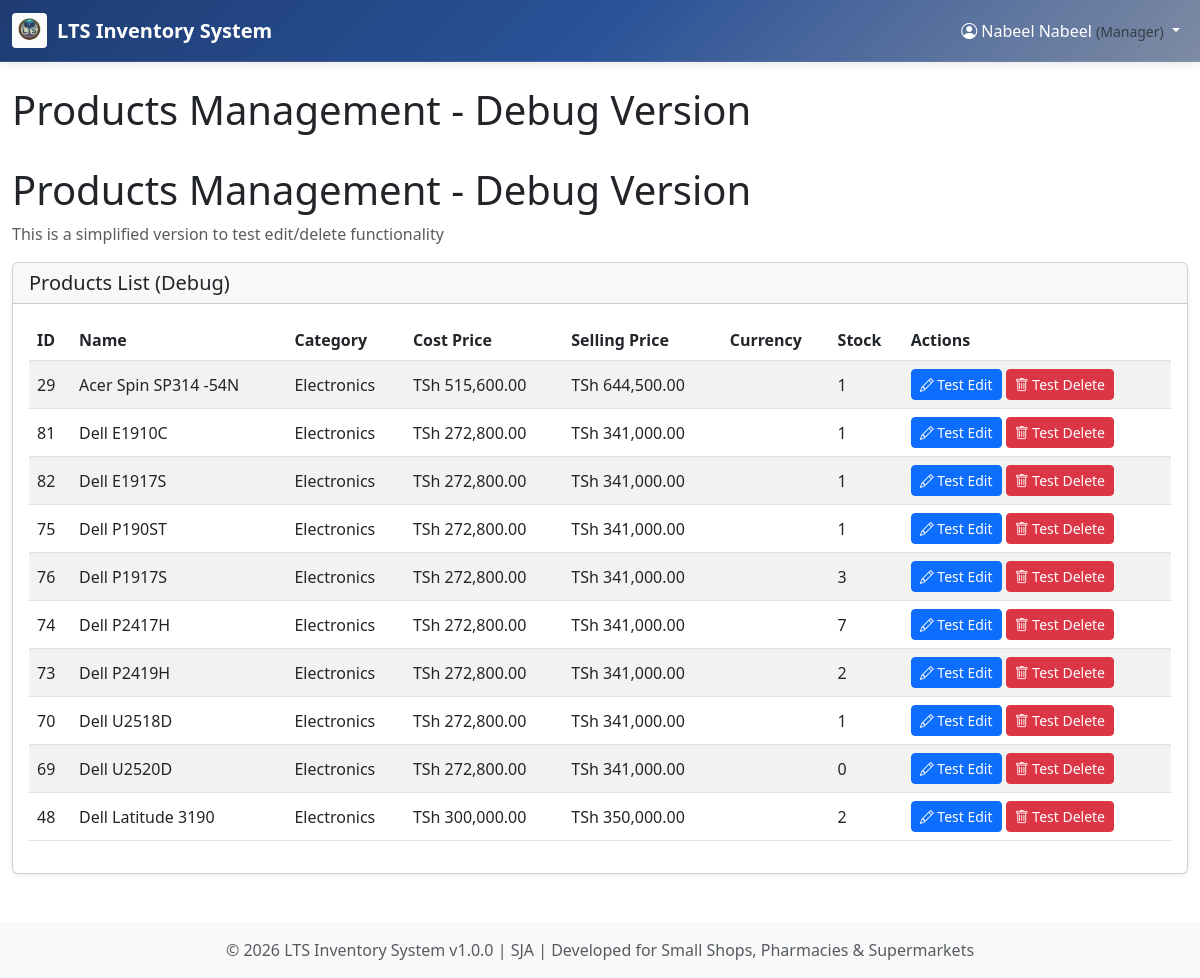
Page /manager/products_debug.php (signed in) on the committed database.
### tables this page shows
CREATE TABLE `system_settings` (
  `id` int(11) NOT NULL,
  `setting_key` varchar(100) NOT NULL,
  `setting_value` text NOT NULL,
  `setting_type` enum('string','number','boolean','json') NOT NULL DEFAULT 'string',
  `setting_group` varchar(50) NOT NULL DEFAULT 'general',
  `description` text DEFAULT NULL,
  `is_editable` tinyint(1) NOT NULL DEFAULT 1,
  `created_at` timestamp NOT NULL DEFAULT current_timestamp(),
  `updated_at` timestamp NOT NULL DEFAULT current_timestamp() ON UPDATE current_timestamp()
);

CREATE TABLE `roles` (
  `id` int(11) NOT NULL,
  `name` varchar(50) NOT NULL,
  `description` text DEFAULT NULL,
  `created_at` timestamp NOT NULL DEFAULT current_timestamp()
);

CREATE TABLE `products` (
  `id` int(11) NOT NULL,
  `name` varchar(200) NOT NULL,
  `category_id` int(11) NOT NULL,
  `barcode` varchar(50) DEFAULT NULL,
  `cost_price` decimal(10,2) NOT NULL,
  `selling_price` decimal(10,2) NOT NULL,
  `quantity_in_stock` int(11) DEFAULT 0,
  `reorder_level` int(11) DEFAULT 10,
  `supplier_id` int(11) DEFAULT NULL,
  `expiry_date` date DEFAULT NULL,
  `batch_number` varchar(50) DEFAULT NULL,
  `description` text DEFAULT NULL,
  `is_active` tinyint(1) DEFAULT 1,
  `created_at` timestamp NOT NULL DEFAULT current_timestamp(),
  `updated_at` timestamp NOT NULL DEFAULT current_timestamp() ON UPDATE current_timestamp(),
  `currency_id` int(11) DEFAULT 1
);

CREATE TABLE `categories` (
  `id` int(11) NOT NULL,
  `name` varchar(50) NOT NULL,
  `description` text DEFAULT NULL,
  `created_at` timestamp NOT NULL DEFAULT current_timestamp()
);

### includes/logo.php (called while the page is built, shortened)
<?php
function getLogoUrl() {
    $logoFiles = glob(__DIR__ . '/../assets/uploads/logo/logo.*');
    if (!empty($logoFiles)) {
        return BASE_URL . '/assets/uploads/logo/' . basename($logoFiles[0]);
    }
    return null;
}
function hasLogo() {
    $logoFiles = glob(__DIR__ . '/../assets/uploads/logo/logo.*');
    return !empty($logoFiles);
}
?>

### includes/settings.php (called while the page is built, shortened)
<?php
function getSetting($key, $default = null) {
    global $pdo;
    try {
        $stmt = $pdo->prepare("SELECT setting_value, setting_type FROM system_settings WHERE setting_key = ?");
        $stmt->execute([$key]);
        $row = $stmt->fetch(PDO::FETCH_ASSOC);
        if ($row) {
            $value = $row['setting_value'];
            switch ($row['setting_type']) {
                default:
                    $value = (string)$value;
            }
            return $value;
        }
        return $default;
    } catch (PDOException $e) {
        return $default;
    }
}
?>

### includes/functions.php (called while the page is built, shortened)
<?php
function isLoggedIn() {
    return isset($_SESSION['user_id']);
}
function getCurrentUser() {
    if (isLoggedIn()) {
        return [
            'id' => $_SESSION['user_id'] ?? null,
            'username' => $_SESSION['username'] ?? null,
            'full_name' => $_SESSION['full_name'] ?? null,
            'role_id' => $_SESSION['role_id'] ?? null,
            'role_name' => $_SESSION['role_name'] ?? null,
            'login_time' => $_SESSION['login_time'] ?? null
        ];
    }
    return null;
}
function formatCurrency($amount, $currencyId = null) {
    return 'TSh ' . number_format($amount, 2);
}
function getRoleName($roleId) {
    $sql = "SELECT name FROM roles WHERE id = ?";
    $role = fetchRow($sql, [$roleId]);
    return $role ? $role['name'] : 'Unknown';
}
?>

### config/database.php (called while the page is built, shortened)
<?php
function getConnection() {
    static $conn = null;
    if ($conn === null) {
        try {
            $dsn = "mysql:host=" . DB_HOST . ";dbname=" . DB_NAME . ";charset=" . DB_CHARSET;
            $conn = new PDO($dsn, DB_USER, DB_PASS, [
                PDO::ATTR_ERRMODE => PDO::ERRMODE_EXCEPTION,
                PDO::ATTR_DEFAULT_FETCH_MODE => PDO::FETCH_ASSOC,
                PDO::ATTR_EMULATE_PREPARES => false
            ]);
        } catch (PDOException $e) {
            die("Database connection failed: " . $e->getMessage());
        }
    }
    return $conn;
}
function executeQuery($sql, $params = []) {
    try {
        $conn = getConnection();
        $stmt = $conn->prepare($sql);
        $stmt->execute($params);
        return $stmt;
    } catch (PDOException $e) {
        die("Query failed: " . $e->getMessage());
    }
}
function fetchRow($sql, $params = []) {
    $stmt = executeQuery($sql, $params);
    return $stmt->fetch();
}
function fetchAll($sql, $params = []) {
    $stmt = executeQuery($sql, $params);
    return $stmt->fetchAll();
}
?>

### manager/products_debug.php (the view, shortened to what this page needs)
<?php
$pageTitle = 'Products Management - Debug Version';
$products = fetchAll("SELECT p.*, c.name as category_name, s.name as supplier_name, cur.code as currency_code, cur.symbol as currency_symbol
                     FROM products p
                     LEFT JOIN categories c ON p.category_id = c.id
                     LEFT JOIN suppliers s ON p.supplier_id = s.id
                     LEFT JOIN currencies cur ON p.currency_id = cur.id
                     WHERE p.is_active = 1
                     ORDER BY p.name ASC
                     LIMIT 10");
require_once __DIR__ . '/../includes/header.php';
?>
<div class="row">
    <div class="col-12">
        <h1>Products Management - Debug Version</h1>
        <p class="text-muted">This is a simplified version to test edit/delete functionality</p>
    </div>
</div>
<div class="row">
    <div class="col-12">
        <div class="card">
            <div class="card-header">
                <h5 class="card-title mb-0">Products List (Debug)</h5>
            </div>
            <div class="card-body">
                <div class="table-responsive">
                    <table class="table table-striped">
                        <thead>
                            <tr>
                                <th>ID</th>
                                <th>Name</th>
                                <th>Category</th>
                                <th>Cost Price</th>
                                <th>Selling Price</th>
                                <th>Currency</th>
                                <th>Stock</th>
                                <th>Actions</th>
                            </tr>
                        </thead>
                        <tbody>
                            <?php foreach ($products as $product): ?>
                                <tr>
                                    <td><?php echo $product['id']; ?></td>
                                    <td><?php echo htmlspecialchars($product['name']); ?></td>
                                    <td><?php echo htmlspecialchars($product['category_name']); ?></td>
                                    <td><?php echo formatCurrency($product['cost_price'], $product['currency_id']); ?></td>
                                    <td><?php echo formatCurrency($product['selling_price'], $product['currency_id']); ?></td>
                                    <td><?php echo $product['currency_code']; ?></td>
                                    <td><?php echo $product['quantity_in_stock']; ?></td>
                                    <td>
                                        <button class="btn btn-sm btn-primary" onclick="testEdit(<?php echo $product['id']; ?>)">
                                            <i class="bi bi-pencil"></i> Test Edit
                                        </button>
                                        <button class="btn btn-sm btn-danger" onclick="testDelete(<?php echo $product['id']; ?>, '<?php echo htmlspecialchars($product['name']); ?>')">
                                            <i class="bi bi-trash"></i> Test Delete
                                        </button>
                                    </td>
                                </tr>
                            <?php endforeach; ?>
                        </tbody>
                    </table>
                </div>
            </div>
        </div>
    </div>
</div>
<?php require_once __DIR__ . '/../includes/footer.php'; ?>

### includes/header.php (shortened to what this page needs)
<?php
require_once __DIR__ . '/logo.php';
require_once __DIR__ . '/../config/config.php';
require_once __DIR__ . '/../includes/settings.php';
?>
<!DOCTYPE html>
<html lang="en">
<head>
    <link rel="stylesheet" href="<?php echo BASE_URL; ?>/assets/css/style.css">
    <link href="https://cdn.jsdelivr.net/npm/bootstrap@5.3.0/dist/css/bootstrap.min.css" rel="stylesheet">
    <link rel="stylesheet" href="https://cdn.jsdelivr.net/npm/bootstrap-icons@1.10.0/font/bootstrap-icons.css">
</head>
<body<?php echo isset($bodyClass) ? ' class="' . htmlspecialchars($bodyClass) . '"' : ''; ?>>
    <nav class="navbar navbar-expand-lg navbar-dark bg-primary">
        <div class="container-fluid">
            <a class="navbar-brand d-flex align-items-center" href="<?php echo BASE_URL; ?>">
                <?php if (hasLogo()): ?>
                    <img src="<?php echo getLogoUrl(); ?>" alt="<?php echo APP_NAME; ?>"
                         style="height: 35px; margin-right: 10px; border-radius: 4px;">
                <?php endif; ?>
                <strong><?php echo getSetting('store_name', APP_NAME); ?></strong>
            </a>
            <div class="collapse navbar-collapse" id="navbarNav">
                <ul class="navbar-nav">
                    <li class="nav-item dropdown">
                        <a class="nav-link dropdown-toggle" href="#" id="userDropdown" role="button" data-bs-toggle="dropdown">
                            <i class="bi bi-person-circle"></i>
                            <?php echo getCurrentUser()['full_name']; ?>
                            <small class="text-muted">(<?php echo getRoleName(getCurrentUser()['role_id']); ?>)</small>
                        </a>
                    </li>
                </ul>
            </div>
        </div>
    </nav>
    <main class="container-fluid mt-4">
        <?php if (isset($pageTitle)): ?>
            <div class="row mb-4">
                <div class="col">
                    <h1><?php echo $pageTitle; ?></h1>
                </div>
            </div>
        <?php endif; ?>

### includes/footer.php (shortened to what this page needs)
    </main>
    <footer class="bg-light text-center text-muted py-3 mt-5">
        <div class="container">
            <p class="mb-0">
                &copy; <?php echo date('Y'); ?> <?php echo getSetting('store_name', APP_NAME); ?> v<?php echo APP_VERSION; ?> |
                SJA |
                Developed for Small Shops, Pharmacies & Supermarkets
            </p>
        </div>
    </footer>
</body>
</html>

### assets/css/style.css (style rules this page uses)
:root { --primary-color: #007bff; --secondary-color: #6c757d; --success-color: #28a745; --danger-color: #dc3545; --warning-color: #ffc107; --info-color: #17a2b8; --light-color: #f8f9fa; --dark-color: #343a40; --border-radius: 0.375rem; --box-shadow: 0 0.125rem 0.25rem rgba(0, 0, 0, 0.075); --transition: all 0.15s ease-in-out; }
body { font-family: 'Segoe UI', Tahoma, Geneva, Verdana, sans-serif; font-size: 14px; line-height: 1.6; color: var(--text-primary); background-color: var(--bg-primary); transition: var(--transition); }
.navbar { background-color: var(--navbar-bg); border-bottom: 1px solid var(--border-color); box-shadow: var(--box-shadow); }
.navbar-brand { font-weight: 600; font-size: 1.25rem; color: var(--text-primary); }
.navbar-nav .nav-link { font-weight: 500; padding: 0.5rem 1rem; border-radius: var(--border-radius); transition: var(--transition); color: var(--text-primary); }
.card { border: 1px solid rgba(0, 0, 0, 0.125); box-shadow: var(--box-shadow); background-color: var(--card-bg); transition: var(--transition); }
.card-header { background-color: var(--bg-secondary); border-bottom: 1px solid var(--border-color); color: var(--text-primary); font-weight: 600; }
.card-body { color: var(--text-primary); }
.table { margin-bottom: 0; }
.table th { font-weight: 600; border-top: none; background-color: var(--bg-secondary); color: var(--text-primary); position: sticky; top: 0; z-index: 10; }
.table td { border-top: 1px solid var(--border-color); color: var(--text-primary); vertical-align: middle; }
.btn { font-weight: 500; border-radius: var(--border-radius); transition: var(--transition); }
.btn-sm { font-size: 0.875rem; }

### includes/header.php (style rules this page uses)
.navbar { background: linear-gradient(135deg, #1e3c72 0%, #2a5298 50%, #7e8ba3 100%) !important; border-bottom: 1px solid rgba(255, 255, 255, 0.1); box-shadow: 0 2px 10px rgba(0, 0, 0, 0.1); }
.navbar-brand { color: white !important; font-weight: 600; }
.navbar-nav .nav-link { color: white !important; font-weight: 500; transition: all 0.3s ease; }

### rows in the picture
system_settings: setting_value "LTS Inventory System"
roles: name "Manager"
products: id "29", name "Acer Spin SP314 -54N", category.name "Electronics", cost_price+currency "TSh 515,600.00", selling_price+currency "TSh 644,500.00", quantity_in_stock "1"
products: id "81", name "Dell E1910C", category.name "Electronics", cost_price+currency "TSh 272,800.00", selling_price+currency "TSh 341,000.00", quantity_in_stock "1"
products: id "82", name "Dell E1917S", category.name "Electronics", cost_price+currency "TSh 272,800.00", selling_price+currency "TSh 341,000.00", quantity_in_stock "1"
products: id "75", name "Dell P190ST", category.name "Electronics", cost_price+currency "TSh 272,800.00", selling_price+currency "TSh 341,000.00", quantity_in_stock "1"
products: id "76", name "Dell P1917S", category.name "Electronics", cost_price+currency "TSh 272,800.00", selling_price+currency "TSh 341,000.00", quantity_in_stock "3"
products: id "74", name "Dell P2417H", category.name "Electronics", cost_price+currency "TSh 272,800.00", selling_price+currency "TSh 341,000.00", quantity_in_stock "7"
products: id "73", name "Dell P2419H", category.name "Electronics", cost_price+currency "TSh 272,800.00", selling_price+currency "TSh 341,000.00", quantity_in_stock "2"
products: id "70", name "Dell U2518D", category.name "Electronics", cost_price+currency "TSh 272,800.00", selling_price+currency "TSh 341,000.00", quantity_in_stock "1"
products: id "69", name "Dell U2520D", category.name "Electronics", cost_price+currency "TSh 272,800.00", selling_price+currency "TSh 341,000.00", quantity_in_stock "0"
products: id "48", name "Dell Latitude 3190", category.name "Electronics", cost_price+currency "TSh 300,000.00", selling_price+currency "TSh 350,000.00", quantity_in_stock "2"

### other values in the picture
getCurrentUser()['full_name'] "Nabeel Nabeel"
$pageTitle "Products Management - Debug Version"
APP_VERSION "1.0.0"
